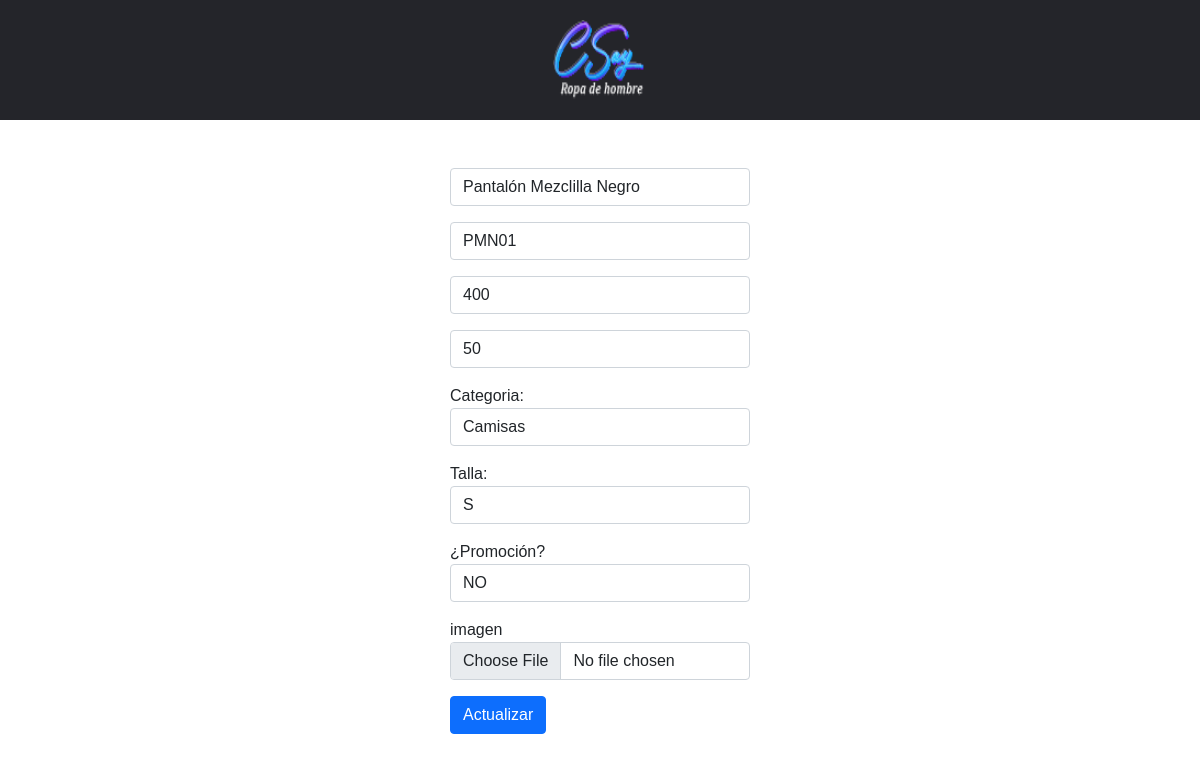
The page /admin/actualizar.php?id=8 on the database its author committed.
### tables this page shows
CREATE TABLE `producto` (
  `id_producto` int(10) NOT NULL,
  `nombre` varchar(100) NOT NULL,
  `modelo` varchar(80) NOT NULL,
  `precio` float NOT NULL,
  `cantidad_existente` int(10) NOT NULL,
  `imagen` varchar(200) NOT NULL,
  `id_categoria` int(10) NOT NULL,
  `id_tallas` int(10) NOT NULL,
  `promo` varchar(2) DEFAULT NULL
);

### admin/actualizar.php (the view, shortened to what this page needs)
<?php
require_once("../modelo/config.php");
$id = $_GET['id'];
$sql = "SELECT * FROM producto WHERE id_producto='$id'";
$query = mysqli_query($conexion, $sql);
$row = mysqli_fetch_array($query);
?>
<!DOCTYPE html>
<html lang="en">
<head>
    <link rel="stylesheet" href="../css/stylesadmin.css?v=<?php echo time(); ?>">
    <link href="https://cdn.jsdelivr.net/npm/bootstrap@5.0.0-beta1/dist/css/bootstrap.min.css" rel="stylesheet">
</head>
<body>
    <div class="container mt-5">
        <div class="actualiza">
            <form action="update.php" method="POST" enctype="multipart/form-data">
                <input type="text" placeholder="Nombre" name="nombre" class="form-control mb-3" value="<?php echo $row['nombre']  ?> ">
                <input type="text" placeholder="Modelo" name="modelo" class="form-control mb-3" value="<?php echo $row['modelo']  ?>">
                <input type="number" placeholder="Precio" class="form-control mb-3" name="precio" value="<?php echo $row['precio']  ?>">
                <input type="number" placeholder="Stock" class="form-control mb-3" name="stock" value="<?php echo $row['cantidad_existente']  ?>">
                Categoria:
                <select class="form-control mb-3" name="categoria" value="<?php echo $row['id_categoria']  ?>">
                <?php
                        require_once("../modelo/config.php");
                        $query_cat = mysqli_query($conexion, "SELECT * FROM categorias");
                        $resultado_cat = mysqli_num_rows($query_cat);
                        if ($resultado_cat > 0) {
                            while ($data = mysqli_fetch_array($query_cat)) {
                        ?>
                                <option value="<?php echo $data['id_categoria'] ?>"><?php echo $data['nombre_cat'] ?></option>
                        <?php
                            }
                        }
                        ?>
                </select>
                Talla:
                <select class="form-control mb-3" name="talla" value="<?php echo $row['id_tallas']  ?>">
                <?php
                        require_once("../modelo/config.php");
                        $query_talla = mysqli_query($conexion, "SELECT * FROM tallas");
                        $resultado_talla = mysqli_num_rows($query_talla);
                        if ($resultado_talla > 0) {
                            while ($data2 = mysqli_fetch_array($query_talla)) {
                        ?>
                                <option value="<?php echo $data2['id_tallas'] ?>"><?php echo $data2['tipo_talla'] ?></option>
                        <?php
                            }
                        }
                        ?>
                </select>
                ¿Promoción?
                    <select class="form-control mb-3" name="promo" value="<?php echo $row['promo']  ?>">
                        <option value='NO'>NO</option>
                    </select>
                <label for="">imagen</label>
                <input class="form-control mb-3" type='file' name='imagen' required="" value="<?php echo $row['imagen']  ?>">
                <input type="submit" class="btn btn-primary btn-block" value="Actualizar">
            </form>
        </div>
    </div>
</body>
</html>

### css/stylesnav.css (style rules this page uses)
* { box-sizing: border-box; margin: 0; padding: 0; }
header { display: flex; justify-content: space-between; align-items: center; padding: 30px 10%; background-color: #24252a; }
.headeradmin { display: flex; align-items: center; padding: 20px 10%; background-color: #24252a; }
.logoadmin { cursor: pointer; margin: auto; }

### css/stylesadmin.css (style rules this page uses)
* { margin: 0; padding: 0; font-family: 'Secular One', sans-serif; }
body { margin: 0; background-color: #f5d9d9; }
a { outline: none; text-decoration: none; color: #ffffff; font-size: 1rem; font-weight: 200; }
.actualiza { margin: auto; max-width: 300px; margin-bottom: 2rem; }

### rows shown on the page
producto: nombre "Pantalón Mezclilla Negro", modelo "PMN01", precio "400", stock "50", promo "NO"

### other values the page prints
form field categoria "Camisas"
form field talla "S"
